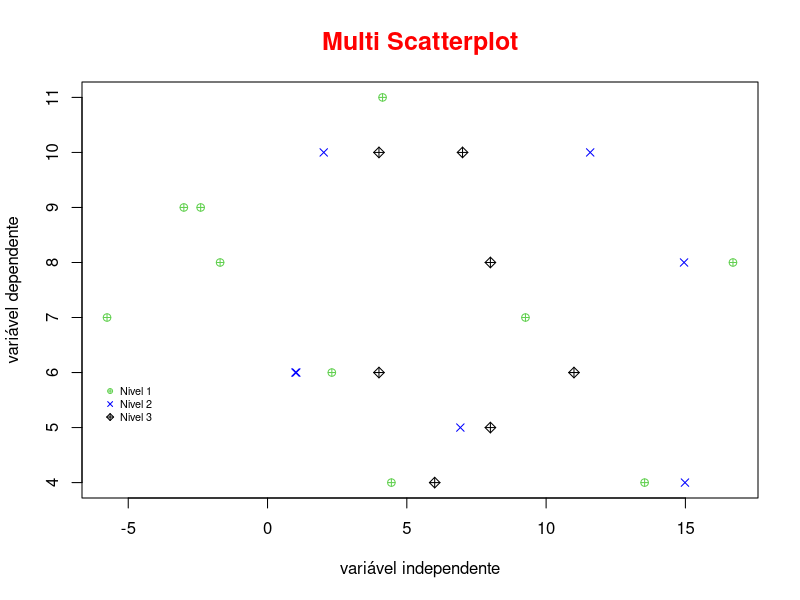
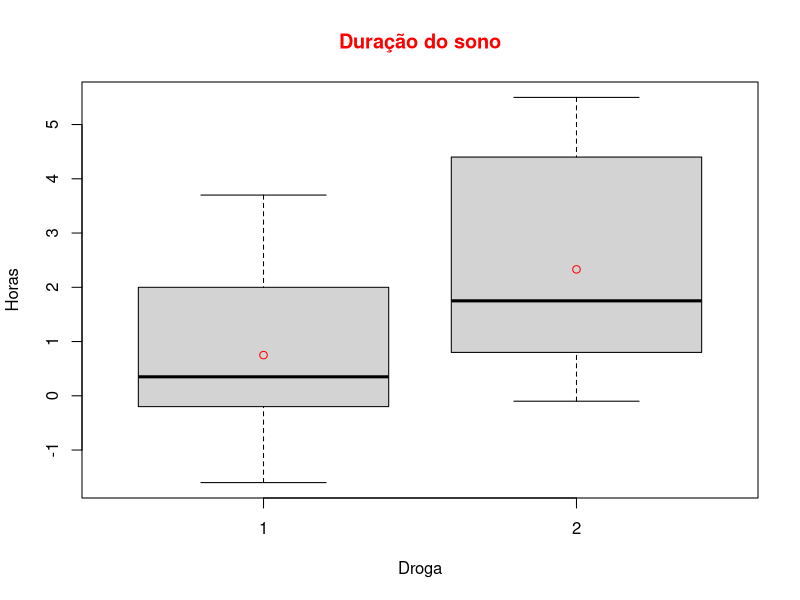
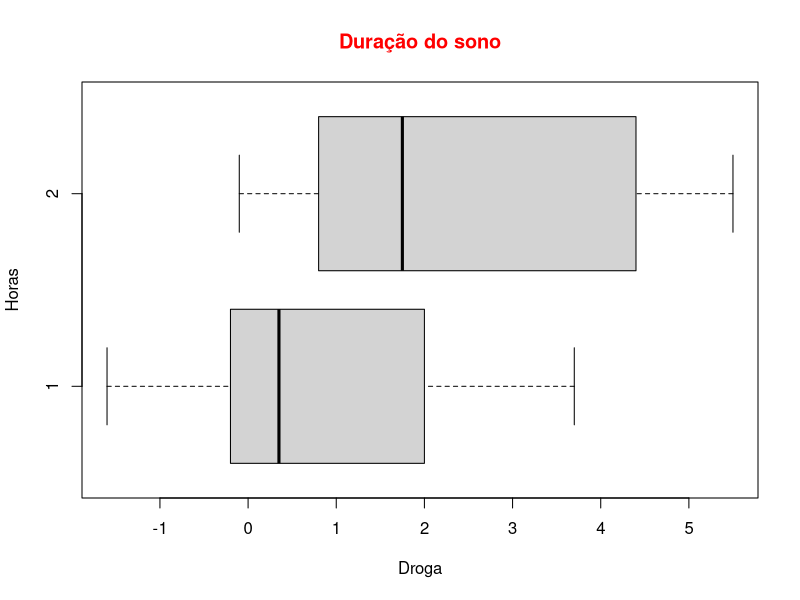
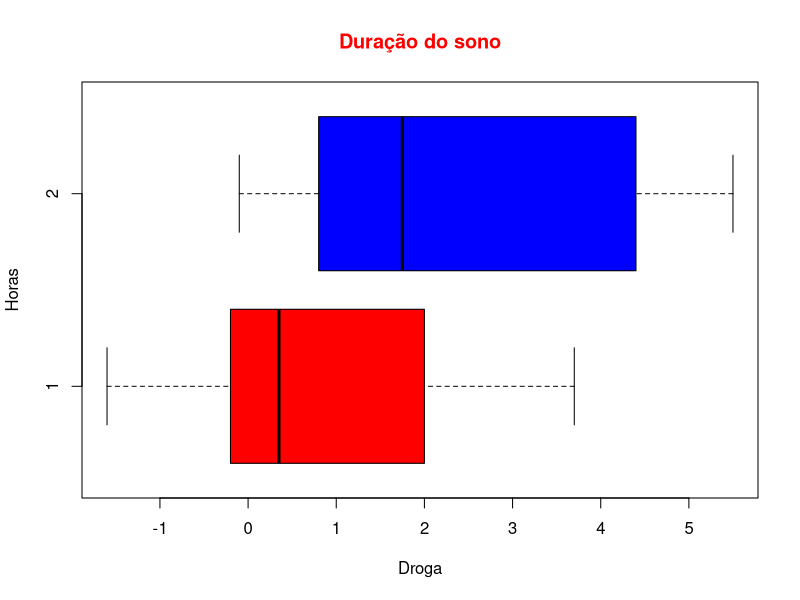
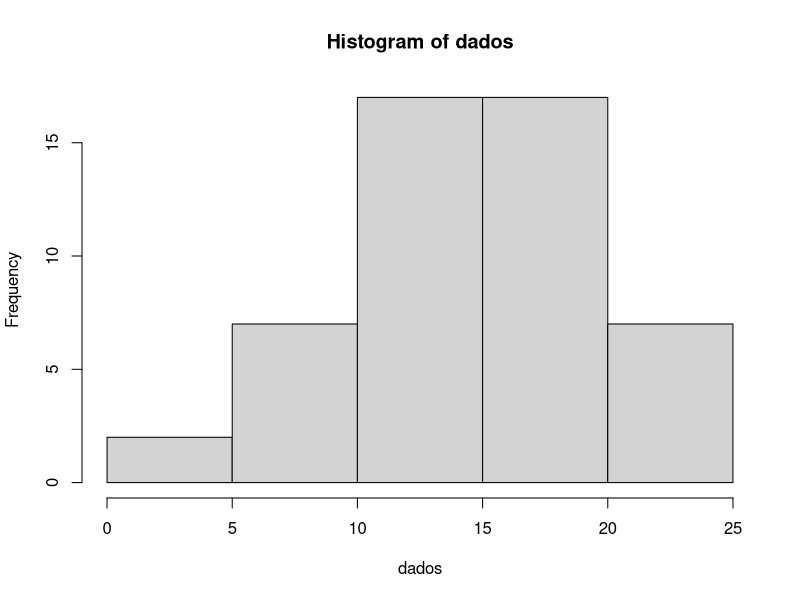
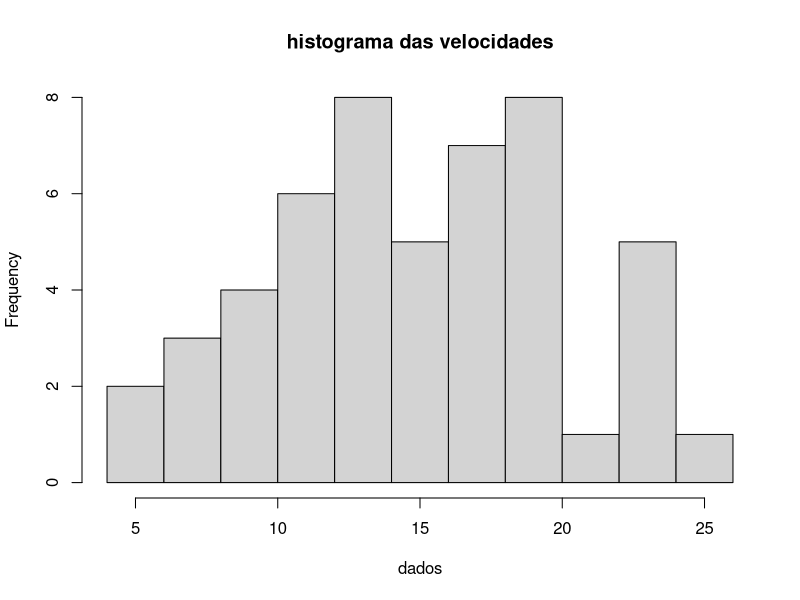
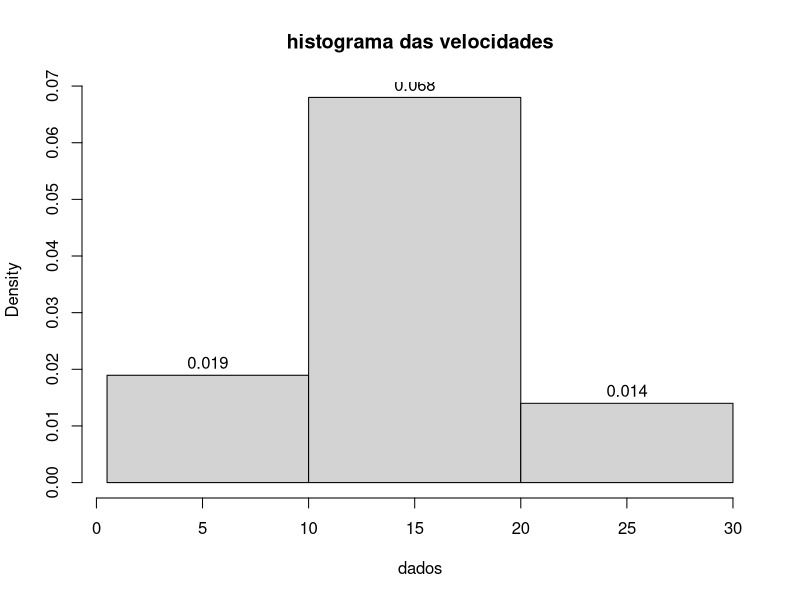
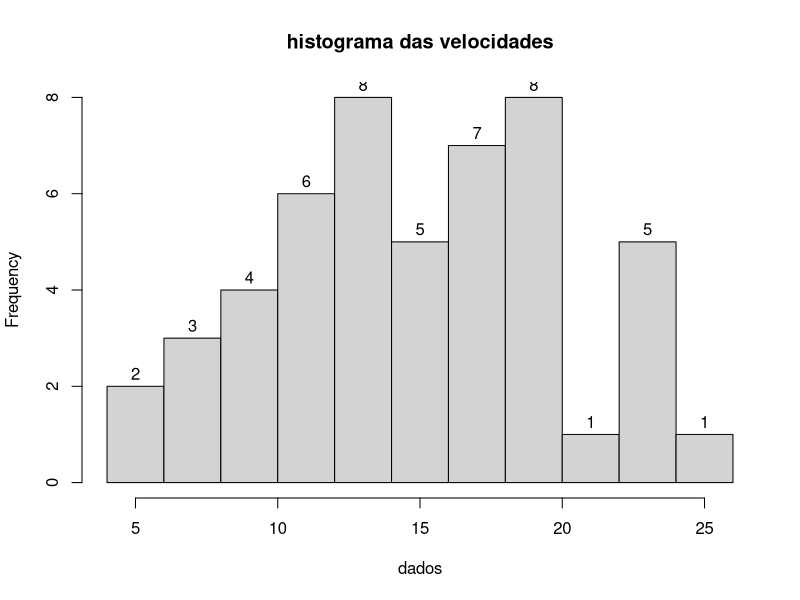

These charts were generated, in order, by the following R code:
#Plots
set.seed(67)
x = rnorm(10,5,7)
y = rpois(10,7)
z = rnorm(10,6,7)
t = rpois(10,9)

plot(x,y, col = 123,pch = 10,main='Multi Scatterplot',
     col.main = 'red',cex.main = 1.5, xlab= 'variável independente',
     ylab = 'variável dependente')

#adiciona outros pontos
points(z,t, col='blue',pch=4)
points(y,t, col=777, pch = 9)

#cria legenda
legend(-6,5.9,legend = c('Nivel 1', 'Nivel 2', 'Nivel 3'),
       col=c(123,'blue',777), pch= c(10,4,9), cex = 0.65, bty = 'n')

#boxplot
attach(sleep)

sleepboxplot <- boxplot(data = sleep, extra ~ group, main = 'Duração do sono',
                        col.main = 'red', ylab = 'Horas', xlab = 'Droga')

medias = by(extra, group, mean)

points(medias, col='red')

#horizontal boxplot
horizontalboxplot <- boxplot(data = sleep, extra ~ group, main = 'Duração do sono',
                        col.main = 'red', ylab = 'Horas', xlab = 'Droga', horizontal = T)

horizontalboxplot <- boxplot(data = sleep, extra ~ group, main = 'Duração do sono',
                             col.main = 'red', ylab = 'Horas', xlab = 'Droga',
                             horizontal = T, col = c('red','blue'))


#histograma
dados = cars$speed
hist(dados)
dados
hist(dados,breaks = 10,main = 'histograma das velocidades')
hist(dados,labels = T, breaks = c(0.5,10,20,30),main = 'histograma das velocidades')
hist(dados,labels = T, breaks = 10, main = 'histograma das velocidades')
hist(dados,labels = T, ylim=c(0,10) ,main = 'histograma das velocidades')

grafico <- hist(dados, breaks = 10,main='Histograma das velocidades')

xaxis = seq(min(dados), max(dados), length = 10)
yaxis = dnorm(xaxis,mean = mean(dados), sd = sd(dados))
yaxis = yaxis*diff(grafico$mids)*length(dados)

lines(xaxis,yaxis,col = 'red')

#barplot
dados <- matrix(c(652,1537,598,242,36,46,38,21,218,327,106,67), nrow = 3, byrow = T)
dados

# Nomeando linhas e colunas na matriz
colnames(dados) <- c("0","1-150","151-300",">300")
rownames(dados) <- c("Jovem","Adulto","Idoso")
dados

# Construindo o Barplot
barplot(dados, beside = T)
barplot(dados)

legend('topright', pch = 1, legend = c('Jovem', 'Adulto', 'Idoso'))


#piechart
# Criando as fatias
fatias = c(40, 20, 40)

paises <- c('Brasil', 'Argentina', 'Chile')
paises <- paste(paises, fatias)
paises <- paste(paises,'%',sep='')
pie(fatias,labels = paises,
    col = c('darksalmon','gainsboro', 'lemonchiffon4'),
    main ='Dsitribuição de Vendas')

attach(iris)

Values = table(Species)
labels = paste(names(Values))
pie(Values,labels = labels, main = 'Distribuição de Espécies')

#install.packages('plotrix')
library(plotrix)

pie3D(fatias, labels = paises,explode = 0.05,
      col = c('steelblue1','tomato2','tan3'),
      main = 'Distribuição de Vendas')
